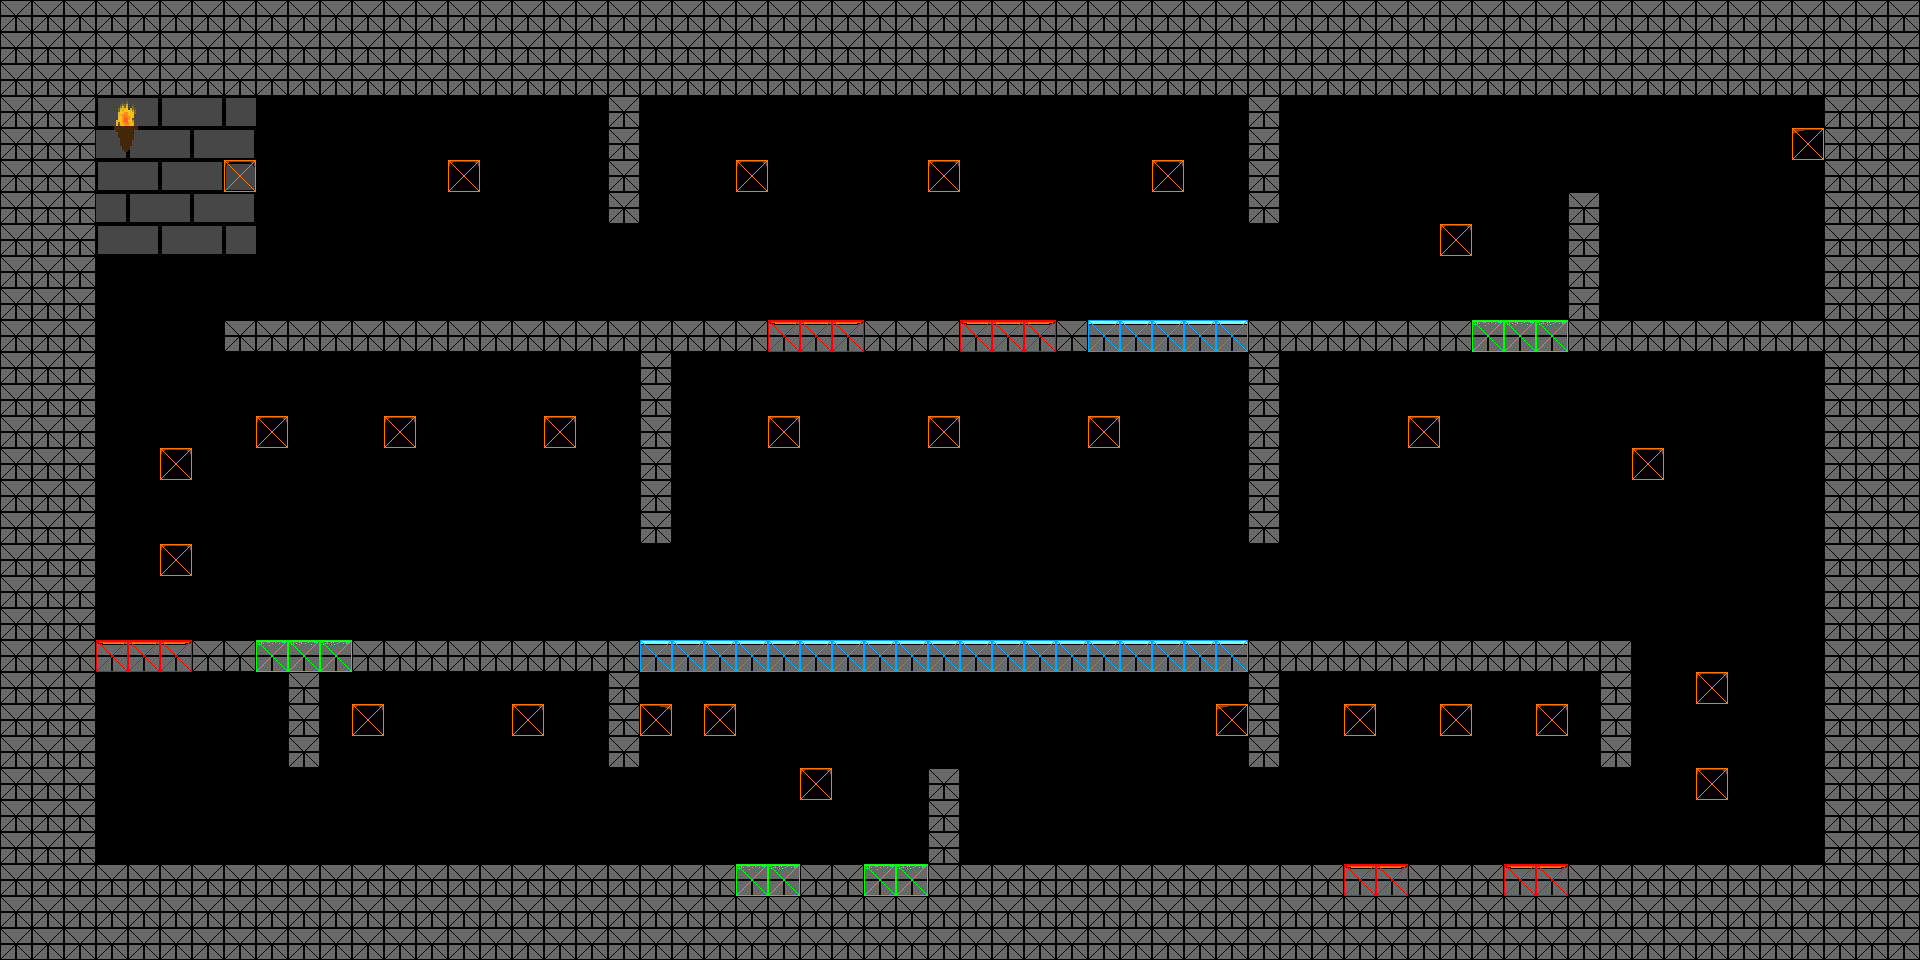

This game map was drawn from its Tiled (.tmx) file and the tilesets committed beside it. A one-line description and the trimmed map source follow:
An orthogonal 60x30 tile map with 32x32 px tiles, 3 tile layers (prototype, tiles, Collisions), 5 tilesets, 1 image layer and 30 objects (Door, Goal).

<map version="1.10" tiledversion="1.11.2" orientation="orthogonal" renderorder="right-down" width="60" height="30" tilewidth="32" tileheight="32" infinite="0" nextlayerid="6" nextobjectid="59">
 <editorsettings>
  <export target="../../src/PolyGone/Maps/Level5-StephenResch.json" format="json" />
 </editorsettings>
 <tileset firstgid="1" source="../TiledSets/Proto.tsx" />
 <tileset firstgid="65" source="../TiledSets/CollisionTiles.tsx" />
 <tileset firstgid="81" source="../TiledSets/TextureSheet.tsx" />
 <tileset firstgid="145" source="../TiledSets/PlayerSheet.tsx" />
 <tileset firstgid="149" source="../TiledSets/EnemySheet.tsx" />
 <imagelayer id="5" name="Background" repeatx="1" repeaty="1">
  <image source="../../src/PolyGone/Content/Textures/Backgrounds/CastleBackground.png" width="256" height="256" />
 </imagelayer>
 <layer id="1" name="prototype" width="60" height="30">
  <data>[1800 cells, 669 non-empty, 5 distinct tile ids]</data>
 </layer>
 <layer id="4" name="tiles" width="60" height="30">
  <data>[1800 cells, 669 non-empty, 16 distinct tile ids]</data>
 </layer>
 <objectgroup id="3" name="Objects">
  <object id="1" gid="145" x="160" y="864" width="32" height="32" />
  <object id="29" name="Hub" type="Door" x="128" y="864" width="32" height="32">
   <properties>
    <property name="connects" value="Hub" />
    <property name="loadX" type="int" value="96" />
    <property name="loadY" type="int" value="608" />
   </properties>
  </object>
  <object id="30" name="Goal" type="Goal" x="1760" y="320" width="32" height="32" />
  <object id="31" gid="150" x="1792" y="128" width="32" height="32" />
  <object id="32" gid="150" x="1152" y="160" width="32" height="32" />
  <object id="33" gid="150" x="928" y="160" width="32" height="32" />
  <object id="34" gid="150" x="736" y="160" width="32" height="32" />
  <object id="35" gid="150" x="448" y="160" width="32" height="32" />
  <object id="36" gid="150" x="224" y="160" width="32" height="32" />
  <object id="37" gid="150" x="256" y="416" width="32" height="32" />
  <object id="38" gid="150" x="384" y="416" width="32" height="32" />
  <object id="39" gid="150" x="544" y="416" width="32" height="32" />
  <object id="40" gid="150" x="768" y="416" width="32" height="32" />
  <object id="41" gid="150" x="928" y="416" width="32" height="32" />
  <object id="42" gid="150" x="1088" y="416" width="32" height="32" />
  <object id="43" gid="150" x="1408" y="416" width="32" height="32" />
  <object id="44" gid="150" x="1632" y="448" width="32" height="32" />
  <object id="45" gid="150" x="1536" y="704" width="32" height="32" />
  <object id="46" gid="150" x="1440" y="704" width="32" height="32" />
  <object id="47" gid="150" x="1344" y="704" width="32" height="32" />
  <object id="48" gid="150" x="1216" y="704" width="32" height="32" />
  <object id="49" gid="150" x="704" y="704" width="32" height="32" />
  <object id="50" gid="150" x="640" y="704" width="32" height="32" />
  <object id="51" gid="150" x="512" y="704" width="32" height="32" />
  <object id="52" gid="150" x="352" y="704" width="32" height="32" />
  <object id="53" gid="153" x="640" y="640" width="32" height="32" />
  <object id="54" gid="149" x="672" y="640" width="32" height="32" />
  <object id="55" gid="152" x="512" y="320" width="32" height="32" />
  <object id="56" gid="152" x="1056" y="320" width="32" height="32" />
  <object id="58" gid="151" x="192" y="640" width="32" height="32" />
 </objectgroup>
 <layer id="2" name="Collisions" width="60" height="30">
  <data>[1800 cells, 669 non-empty, 5 distinct tile ids]</data>
 </layer>
</map>
